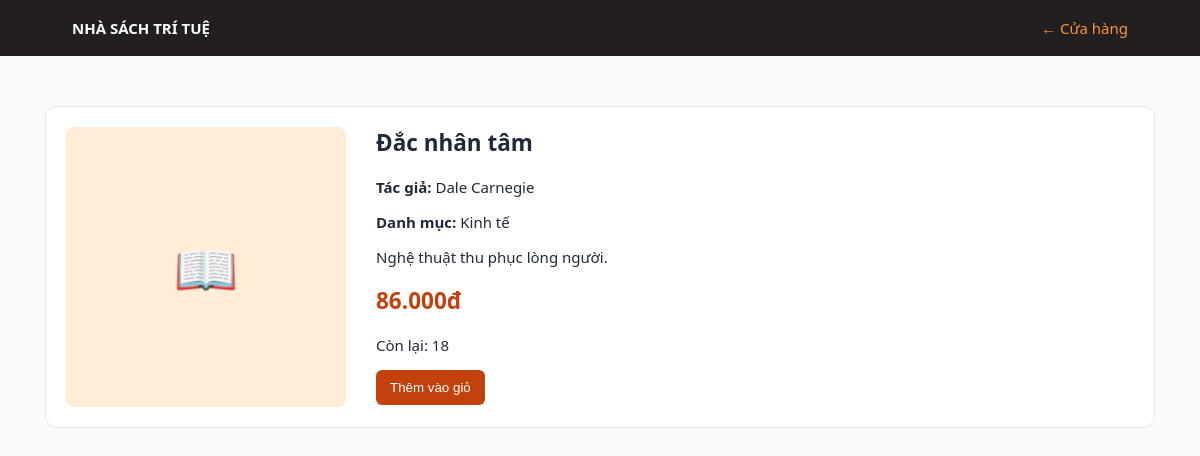
The page /book.php?id=2 on the database its author committed.
### tables this page shows
CREATE TABLE books (
    id INT UNSIGNED AUTO_INCREMENT PRIMARY KEY,
    category_id INT UNSIGNED NULL,
    title VARCHAR(255) NOT NULL,
    isbn VARCHAR(30) NULL UNIQUE,
    author VARCHAR(180) NOT NULL,
    publisher VARCHAR(180) NULL,
    price DECIMAL(12,2) NOT NULL DEFAULT 0,
    stock_quantity INT UNSIGNED NOT NULL DEFAULT 0,
    description TEXT NULL,
    is_active TINYINT(1) NOT NULL DEFAULT 1,
    created_at TIMESTAMP DEFAULT CURRENT_TIMESTAMP,
    updated_at TIMESTAMP DEFAULT CURRENT_TIMESTAMP ON UPDATE CURRENT_TIMESTAMP,
    CONSTRAINT fk_books_category FOREIGN KEY (category_id) REFERENCES categories(id) ON DELETE SET NULL
);

CREATE TABLE categories (
    id INT UNSIGNED AUTO_INCREMENT PRIMARY KEY,
    name VARCHAR(150) NOT NULL UNIQUE,
    description TEXT NULL,
    created_at TIMESTAMP DEFAULT CURRENT_TIMESTAMP
);

### config/config.php (called while the page is built, shortened)
<?php
function db(): PDO
{
    $pdo = new PDO(
        'mysql:host='.DB_HOST.';port='.DB_PORT.';dbname='.DB_NAME.';charset=utf8mb4',
        DB_USER,
        DB_PASS,
        [
            PDO::ATTR_ERRMODE => PDO::ERRMODE_EXCEPTION,
            PDO::ATTR_DEFAULT_FETCH_MODE => PDO::FETCH_ASSOC,
        ],
    );
    return $pdo;
}
function e(?string $value): string
{
    return htmlspecialchars($value ?? '', ENT_QUOTES, 'UTF-8');
}

### book.php (the view, shortened to what this page needs)
<?php
require __DIR__.'/config/config.php';
$query = db()->prepare('SELECT b.*, c.name category_name FROM books b LEFT JOIN categories c ON c.id=b.category_id WHERE b.id=? AND b.is_active=1');
$query->execute([(int) ($_GET['id'] ?? 0)]);
$book = $query->fetch();
?>
<!doctype html><html lang="vi"><head><meta charset="utf-8"><title><?= e($book['title']) ?></title><link rel="stylesheet" href="<?= BASE_URL ?>/style.css"></head><body><header class="topbar"><strong>NHÀ SÁCH TRÍ TUỆ</strong><a href="<?= BASE_URL ?>/shop.php">← Cửa hàng</a></header><main class="container"><section class="detail panel"><div class="book-cover">📖</div><div><h1><?= e($book['title']) ?></h1><p><b>Tác giả:</b> <?= e($book['author']) ?></p><p><b>Danh mục:</b> <?= e($book['category_name']) ?></p><p><?= nl2br(e($book['description'])) ?></p><h2 class="price"><?= number_format((float) $book['price'],0,',','.') ?>đ</h2><p>Còn lại: <?= (int) $book['stock_quantity'] ?></p><form method="post" action="<?= BASE_URL ?>/cart.php"><input type="hidden" name="csrf" value="<?= e(csrf_token()) ?>"><input type="hidden" name="book_id" value="<?= $book['id'] ?>"><input type="hidden" name="action" value="add"><button <?= $book['stock_quantity'] < 1 ? 'disabled' : '' ?>>Thêm vào giỏ</button></form></div></section></main></body></html>

### style.css (style rules this page uses)
* { box-sizing:border-box }
body { margin:0;background:#f8fafc;color:#1f2937;font:15px Segoe UI,Arial,sans-serif }
.topbar { background:#231f20;color:#fff;padding:18px 6%;display:flex;justify-content:space-between }
.topbar a { color:#fb923c }
.container { max-width:1150px;margin:auto;padding:30px 20px }
h1 { margin-top:0 }
.stat,.panel,.auth-card { background:#fff;border:1px solid #e5e7eb;border-radius:12px;padding:20px }
.tabs a,button { background:#c2410c;color:#fff;border:0;border-radius:6px;padding:10px 14px;text-decoration:none;cursor:pointer }
.panel { margin-top:20px;overflow:auto }
.book-cover { height:130px;border-radius:8px;background:#ffedd5;display:grid;place-items:center;font-size:52px }
.detail { display:grid;grid-template-columns:280px 1fr;gap:30px }
.detail .book-cover { height:280px }
.price { color:#c2410c }
a { color:#c2410c;text-decoration:none }

### rows shown on the page
books: title "Đắc nhân tâm", author "Dale Carnegie", category.name "Kinh tế", description "Nghệ thuật thu phục lòng người.", price "86.000", stock_quantity "18"
